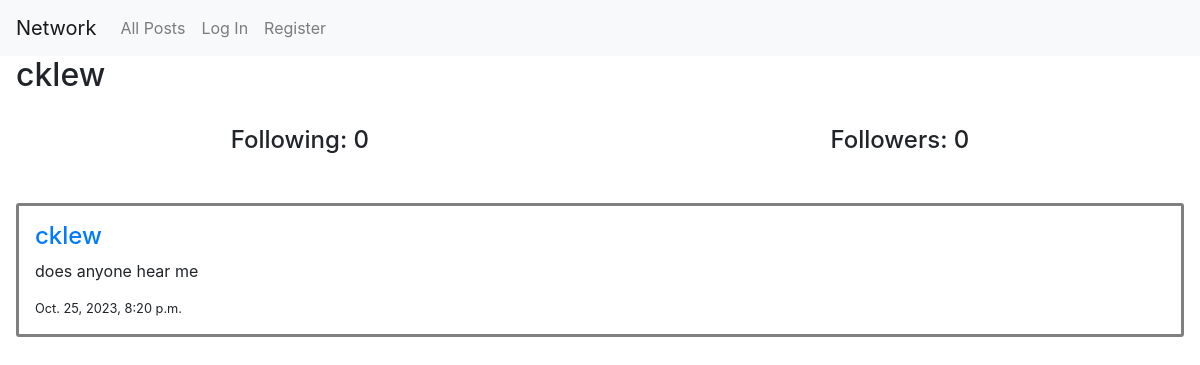
The page /profile/cklew on the database as committed earlier.
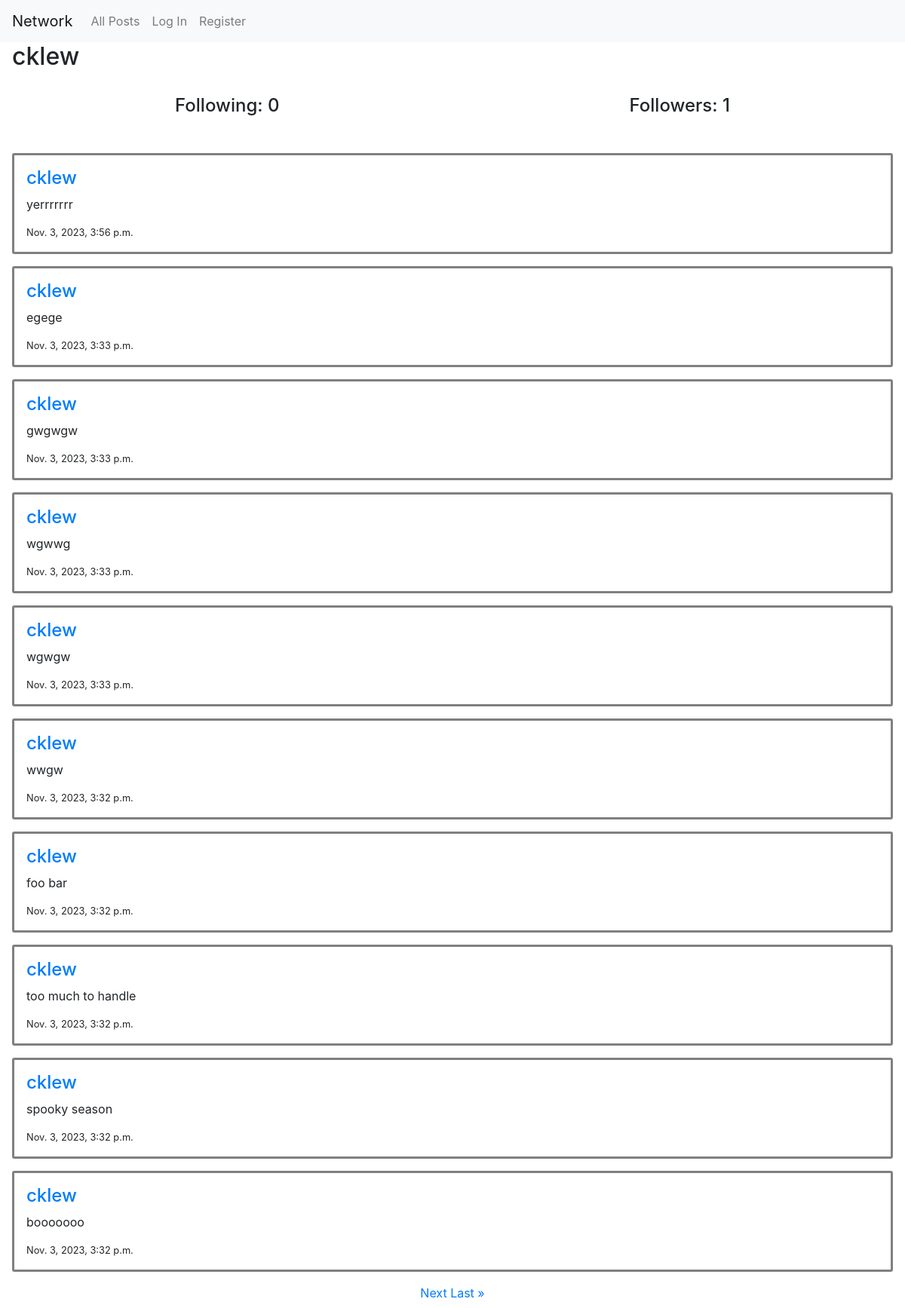
The same page on the database as committed later.
### network/models.py (models this page shows, shortened)
class Post(models.Model):
    text = models.CharField(max_length=240, blank=False)
    poster = models.ForeignKey(User, on_delete=models.CASCADE)
    created = models.DateTimeField(auto_now_add=True)
    updated = models.DateTimeField(auto_now=True, blank=True)

class User(AbstractUser):
    pass

### network/views.py (the view)
# urls.py: path("profile/<str:post_poster>", views.profile, name="profile"),
def profile(request, post_poster):
    poster = User.objects.get(username=post_poster)
    profile_posts = Post.objects.filter(poster=poster).order_by('-created').all()
    following = Following.objects.filter(user_following=poster)
    followers =Following.objects.filter(user_followed=poster)
    posts = Paginator(profile_posts, 10)
    page_number = request.GET.get("page")
    page_obj = posts.get_page(page_number)
    return render(request, "network/profile.html",{
        "profile":poster,
        "page_obj": page_obj,
        "following":following,
        "followers":followers
    })

### network/templates/network/profile.html (shortened to what this page needs)
{% extends "network/layout.html" %}
{% block body %}
    <h2 class="mx-3">{{ profile.username }}</h2>
    <br>
    <div class="d-flex justify-content-around ">
        <h4>Following: {{ following.count }}</h4>
        <h4>Followers:  {{ followers.count }}</h4>
    </div>
    <br>
    {% for post in page_obj %}
        <div class="mx-3 my-3 d-flex flex-column post">
            <a href="{% url 'profile' post.poster %}"><h4>{{ post.poster }}</h4></a>
            <p>{{ post.text }}</p>
            <small>{{ post.created }}</small>
        </div>
    {% endfor %}
    <div class="pagination d-flex justify-content-center my-2">
        <span class="step-links">
            {% if page_obj.has_next %}
                <a href="?page={{ page_obj.next_page_number }}">Next</a>
                <a href="?page={{ page_obj.paginator.num_pages }}">Last &raquo;</a>
        {% endif %}
        </span>
    </div>
{% endblock %}

Rows that differ between the two databases and show on the page:
no longer on this page (row unchanged): Post: poster "cklew", text "does anyone hear me", created "Oct. 25, 2023, 8:20 p.m."
added Post: poster "cklew", text "yerrrrrrr", created "Nov. 3, 2023, 3:56 p.m."
added Post: poster "cklew", text "egege", created "Nov. 3, 2023, 3:33 p.m."
added Post: poster "cklew", text "gwgwgw", created "Nov. 3, 2023, 3:33 p.m."
added Post: poster "cklew", text "wgwwg", created "Nov. 3, 2023, 3:33 p.m."
added Post: poster "cklew", text "wgwgw", created "Nov. 3, 2023, 3:33 p.m."
added Post: poster "cklew", text "wwgw", created "Nov. 3, 2023, 3:32 p.m."
added Post: poster "cklew", text "foo bar", created "Nov. 3, 2023, 3:32 p.m."
added Post: poster "cklew", text "too much to handle", created "Nov. 3, 2023, 3:32 p.m."
added Post: poster "cklew", text "spooky season", created "Nov. 3, 2023, 3:32 p.m."
added Post: poster "cklew", text "booooooo", created "Nov. 3, 2023, 3:32 p.m."
Other text that changed with them:
{{ followers.count }}: "0" → "1"
text now shown: "Next Last »"
